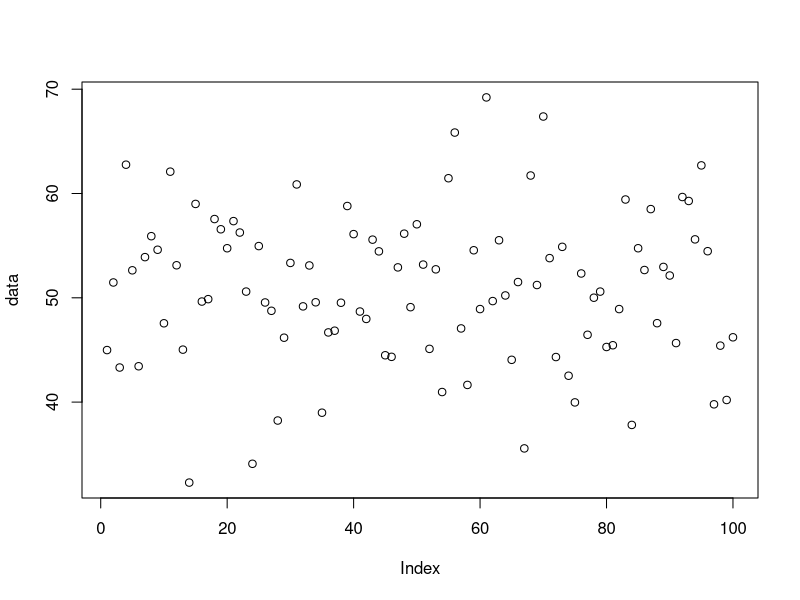
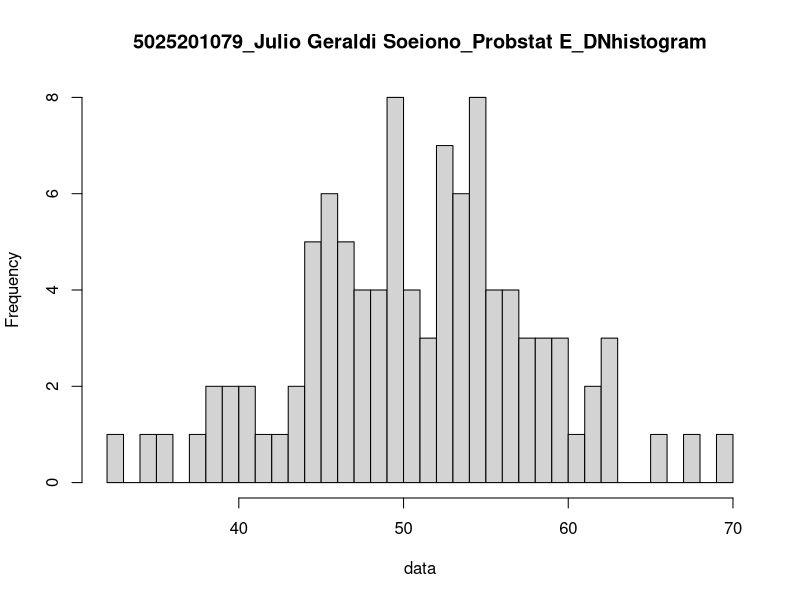

R code for these plots, in order:
n = 100
mean = 50
sd = 8

# A
set.seed(1)
data <- rnorm(n, mean, sd)
data
summary(data)

x1 = runif(1, min = min(data), max = mean)
x2 = runif(1, min = mean, max = max(data))
x1
x2

probabilitas1 <- pnorm(x1, mean, sd)
probabilitas2 <- pnorm(x2, mean, sd)
probabilitas1
probabilitas2

probabilitas <- probabilitas2 - probabilitas1
plot(data)

# B
breaks = 50
hist(data, breaks, main = "5025201079_Julio Geraldi Soeiono_Probstat E_DNhistogram")

# C
varians = (sd(data)) ^ 2
varians